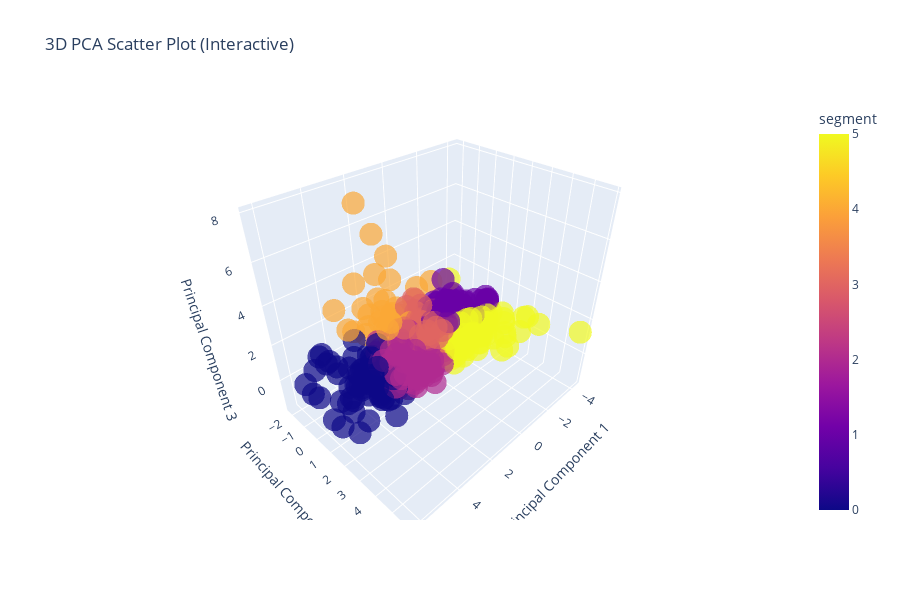

The notebook cell this image was saved under:
### Code cell
import plotly.express as px

# ----------------------------
# 1. Prepare Your Data
# ----------------------------
# Assume df is your DataFrame and 'segment' is the label column
X = customer.drop(columns=['class'])  # Remove the segment column
y = customer['class']                 # Store the labels separately

# Standardize the data
X_scaled = processor.fit_transform(X)

# ----------------------------
# 2. Apply PCA (3 Components)
# ----------------------------
pca = PCA(n_components=3)
X_pca = pca.fit_transform(X_scaled)

# Combine PCA results with segment for plotting
pca_df = pd.DataFrame(X_pca, columns=['PC1', 'PC2', 'PC3'])
pca_df['segment'] = y.values

# ----------------------------
# 3. Plot Using Plotly
# ----------------------------
fig = px.scatter_3d(
    pca_df,
    x='PC1',
    y='PC2',
    z='PC3',
    color='segment',
    title='3D PCA Scatter Plot (Interactive)',
    labels={'PC1': 'Principal Component 1', 'PC2': 'Principal Component 2', 'PC3': 'Principal Component 3'},
    opacity=0.7,
    width=900,
    height=600
)

fig.show()

### Figure 1 — Plotly figure (JSON) as saved in the notebook; plotly's stock layout.template omitted (floating-point values rounded to 4 significant figures; data arrays with more than 128 entries replaced by an {"elided": "..."} marker saying what was removed)
{"data": [{"hovertemplate": "Principal Component 1=%{x}<br>Principal Component 2=%{y}<br>Principal Component 3=%{z}<br>segment=%{marker.color}<extra></extra>", "legendgroup": "", "marker": {"color": {"elided": "793 int values"}, "coloraxis": "coloraxis", "opacity": 0.7, "symbol": "circle"}, "mode": "markers", "name": "", "scene": "scene", "showlegend": false, "type": "scatter3d", "x": {"elided": "793 float values"}, "y": {"elided": "793 float values"}, "z": {"elided": "793 float values"}}], "layout": {"coloraxis": {"colorbar": {"title": {"text": "segment"}}, "colorscale": [[0, "#0d0887"], [0.1111, "#46039f"], [0.2222, "#7201a8"], [0.3333, "#9c179e"], [0.4444, "#bd3786"], [0.5556, "#d8576b"], [0.6667, "#ed7953"], [0.7778, "#fb9f3a"], [0.8889, "#fdca26"], [1, "#f0f921"]]}, "height": 600, "legend": {"tracegroupgap": 0}, "scene": {"domain": {"x": [0, 1], "y": [0, 1]}, "xaxis": {"title": {"text": "Principal Component 1"}}, "yaxis": {"title": {"text": "Principal Component 2"}}, "zaxis": {"title": {"text": "Principal Component 3"}}}, "title": {"text": "3D PCA Scatter Plot (Interactive)"}, "width": 900}}
